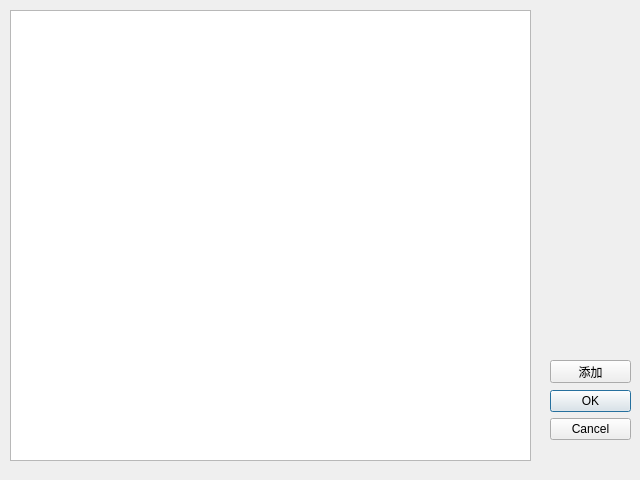
<?xml version="1.0" encoding="UTF-8"?>
<ui version="4.0">
 <class>strangersDialog</class>
 <widget class="QDialog" name="strangersDialog">
  <property name="geometry">
   <rect>
    <x>0</x>
    <y>0</y>
    <width>640</width>
    <height>480</height>
   </rect>
  </property>
  <property name="windowTitle">
   <string>Dialog</string>
  </property>
  <widget class="QDialogButtonBox" name="buttonBox">
   <property name="geometry">
    <rect>
     <x>550</x>
     <y>390</y>
     <width>81</width>
     <height>61</height>
    </rect>
   </property>
   <property name="orientation">
    <enum>Qt::Vertical</enum>
   </property>
   <property name="standardButtons">
    <set>QDialogButtonBox::Cancel|QDialogButtonBox::Ok</set>
   </property>
  </widget>
  <widget class="QTableWidget" name="tableWidget">
   <property name="geometry">
    <rect>
     <x>10</x>
     <y>10</y>
     <width>521</width>
     <height>451</height>
    </rect>
   </property>
  </widget>
  <widget class="QPushButton" name="addButton">
   <property name="geometry">
    <rect>
     <x>550</x>
     <y>360</y>
     <width>81</width>
     <height>23</height>
    </rect>
   </property>
   <property name="text">
    <string>添加</string>
   </property>
  </widget>
 </widget>
 <resources/>
 <connections>
  <connection>
   <sender>buttonBox</sender>
   <signal>accepted()</signal>
   <receiver>strangersDialog</receiver>
   <slot>accept()</slot>
   <hints>
    <hint type="sourcelabel">
     <x>248</x>
     <y>254</y>
    </hint>
    <hint type="destinationlabel">
     <x>157</x>
     <y>274</y>
    </hint>
   </hints>
  </connection>
  <connection>
   <sender>buttonBox</sender>
   <signal>rejected()</signal>
   <receiver>strangersDialog</receiver>
   <slot>reject()</slot>
   <hints>
    <hint type="sourcelabel">
     <x>316</x>
     <y>260</y>
    </hint>
    <hint type="destinationlabel">
     <x>286</x>
     <y>274</y>
    </hint>
   </hints>
  </connection>
 </connections>
</ui>
